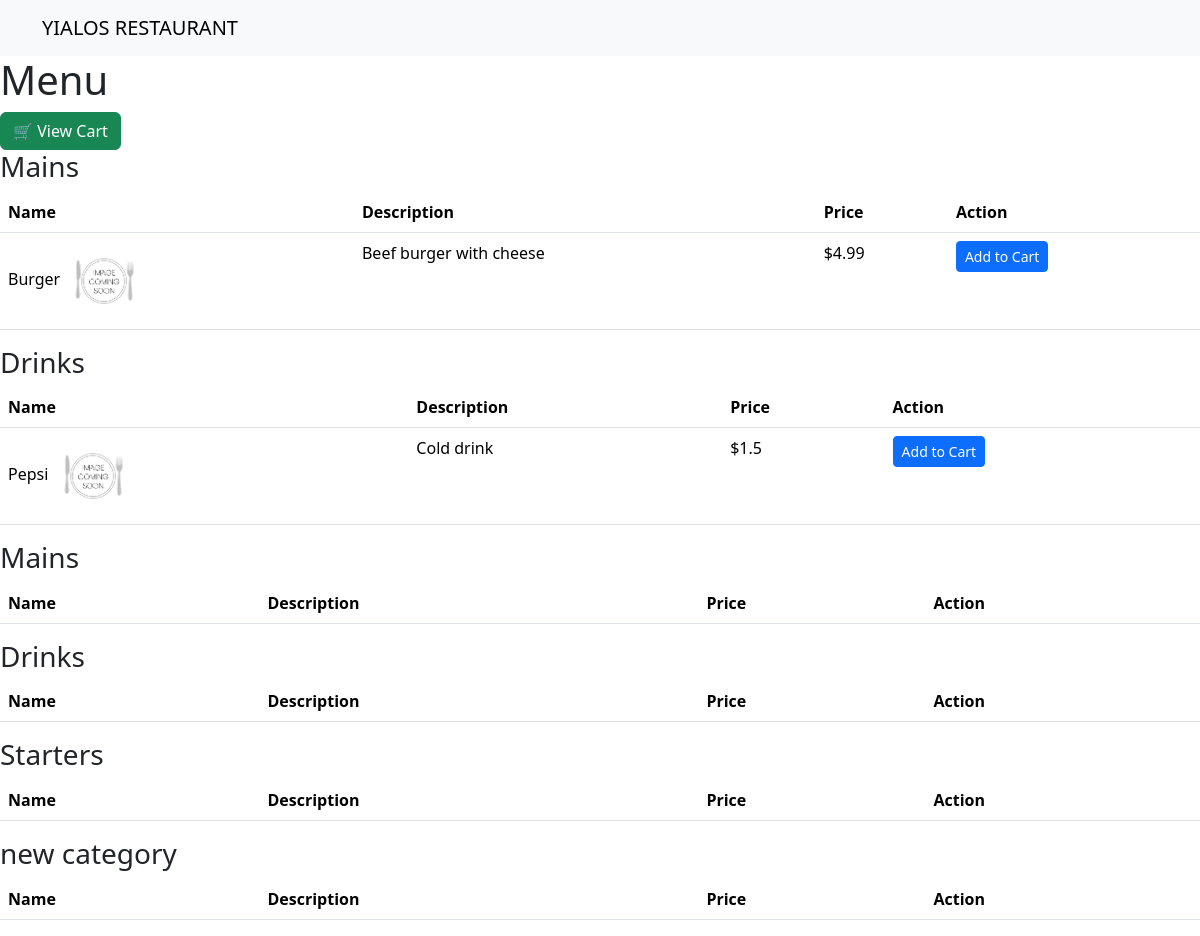
The page /menu/6 on the database its author committed.
### tables this page shows
CREATE TABLE category(id integer primary key autoincrement, name varchar not null);

CREATE TABLE menu_item(
    id INTEGER PRIMARY KEY AUTOINCREMENT,
    name VARCHAR NOT NULL,
    description TEXT,
    price DECIMAL,
    is_available BOOLEAN,
    category_id INTEGER, image_path VARCHAR,
    FOREIGN KEY (category_id) REFERENCES category(id)
);

### app.py (the view)
@app.route('/menu/<int:table_id>')
def menu(table_id):
        items = get_menu_item()
        categories = get_category()
        session['table_id'] = table_id
        return render_template('menu.html', items=items,categories=categories, error="No menu items found" if not items else None)

### database.py (called while the page is built)
def get_category():
    conn = get_connection()
    cursor = conn.cursor()
    cursor.execute('select * from category')
    categories = cursor.fetchall()
    conn.close()
    return categories

def get_connection():
    conn = sqlite3.connect('db.sqlite3')
    conn.row_factory = sqlite3.Row
    return conn

def get_menu_item():
    conn = get_connection()
    cursor = conn.cursor()
    cursor.execute('select * from menu_item')
    items = cursor.fetchall()
    conn.close()
    return items

### templates/menu.html (shortened to what this page needs)
{%extends "layout.html"%}
{% block content %}
<h1>Menu</h1>
<a href="/cart" class="btn btn-success">🛒 View Cart</a>
{% for cat in categories %}
<h3>{{ cat['name'] }}</h3>
<table class="table">
    <thead>
        <tr>
            <th>Name</th>
            <th>Description</th>
            <th>Price</th>
            <th>Action</th>
        </tr>
    </thead>
    <tbody>
        {% for item in items %}
        {%if item['category_id'] == cat['id']%}
        <tr>
            <td>{{ item.name }}
                <img src="{{ item['image_path'] }}" style="width:80px;">
            </td>
            <td>{{ item.description }}</td>
            <td>${{ item.price }}</td>
           <td>
                    <form method="POST" action="/cart/add">
            <button type="submit" class="btn btn-primary btn-sm">Add to Cart</button>
        </form>
            </td>
        </tr>
        {%endif%}
    </tbody>
    {% endfor %}
</table>
{% endfor %}
{% endblock %}

### rows shown on the page
category: name "Mains"
menu_item: name "Burger", image_path (placeholder picture), description "Beef burger with cheese", price "4.99"
category: name "Drinks"
menu_item: name "Pepsi", image_path (placeholder picture), description "Cold drink", price "1.5"
category: name "Mains"
category: name "Drinks"
category: name "Starters"
category: name "new category"
